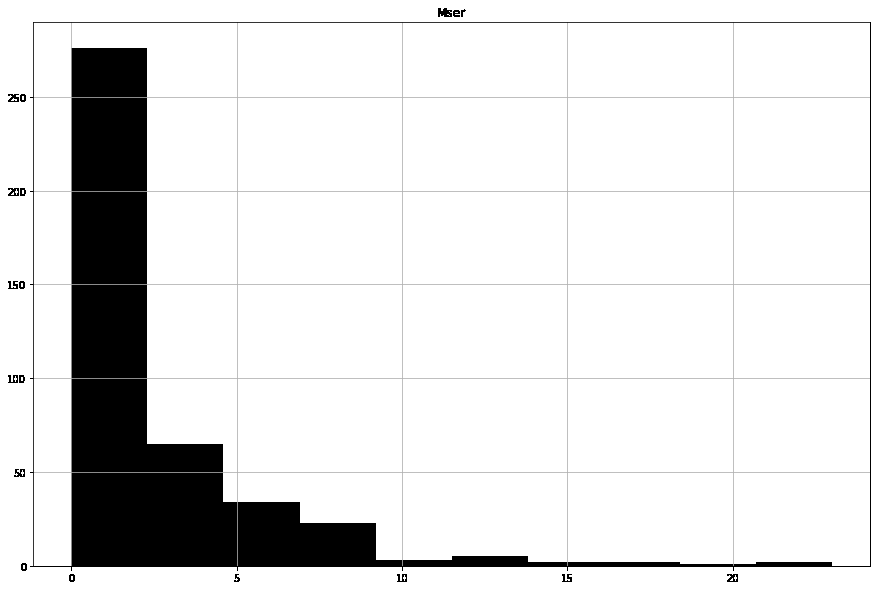
#> input picture foto/9.png, 880 x 590 px, found by its file name
$ jupyter execute --allow-errors preprocessing_and_hough_transform.ipynb   (older library calls are emulated)
#> lines starting #> are read from the running program, lines starting #| are printed output that depends on the picture; after the words box and inside, x2 and y2 are one past the last pixel; in counts of white or black regions, pixels touching at a corner belong together
# Поиск окружности на изображении OpenCV

[cell 1]
import cv2
import numpy as np
import imutils
from matplotlib import pyplot as plt

## Нахождение оптимального изображения
### TrackBar

[cell 2]
# name of your image [png, jpg]

name = 'fig1.png'

img = cv2.imread(name)

if __name__ == '__main__':
    def nothing(*arg):
        pass

cv2.namedWindow( "result" )
cv2.namedWindow( "settings" )

cv2.createTrackbar('h1', 'settings', 0, 255, nothing)
cv2.createTrackbar('s1', 'settings', 0, 255, nothing)
cv2.createTrackbar('v1', 'settings', 0, 255, nothing)
cv2.createTrackbar('h2', 'settings', 255, 255, nothing)
cv2.createTrackbar('s2', 'settings', 255, 255, nothing)
cv2.createTrackbar('v2', 'settings', 255, 255, nothing)
cv2.createTrackbar('bloor', 'settings', 0, 10, nothing)


#> (the rest of this cell did not finish here and is left out)

# Нахождение контуров и преобразование изображения

[cell 3]
# Load an image
imag = cv2.imread('fig1.jpg')

# Resize an image
#> (the rest of this cell did not finish here and is left out)

# Hough Circle Transform

## 1

[cell 4]
import cv2
import numpy as np
import imutils
from matplotlib import pyplot as plt

img = cv2.imread('9.png', 0)
#> img is the input picture: shape (590, 880); min 0, max 255, mean 223.9
img = cv2.medianBlur(img,5)
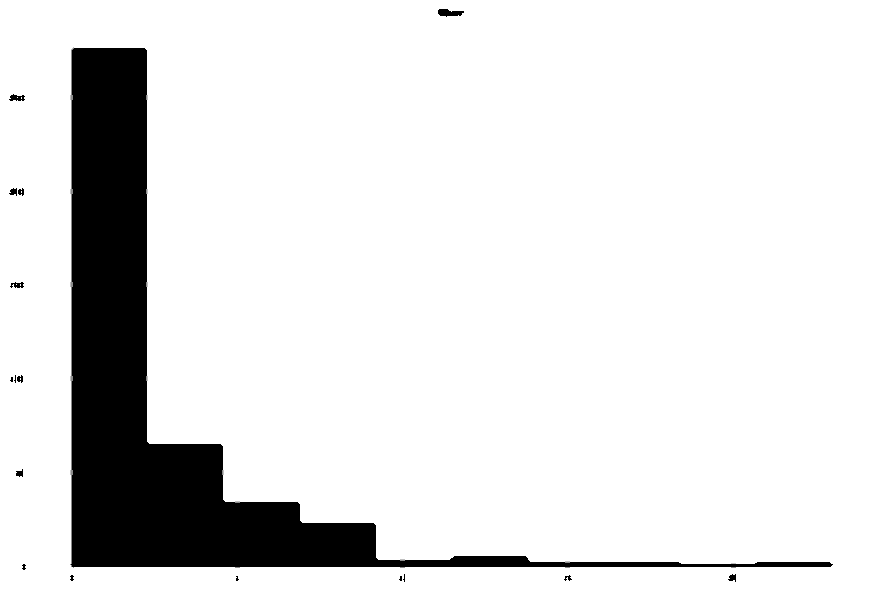
#> img: shape (590, 880); min 0, max 255, mean 225.5
cimg = cv2.cvtColor(img,cv2.COLOR_GRAY2BGR)

circles = cv2.HoughCircles(img,cv2.HOUGH_GRADIENT,1,10,
          param1=50,param2=12,minRadius=0,maxRadius=30)
#> circles = [[20.5, 284.5, 2.4], [21.5, 97.5, 2.4]]

circles = np.uint16(np.around(circles))
#> circles = [[20, 284, 2], [22, 98, 2]]
for i in circles[0,:]:
    # draw the outer circle
    cv2.circle(cimg,(i[0],i[1]),i[2],(0,255,0),2)
    # draw the center of the circle
    cv2.circle(cimg,(i[0],i[1]),2,(0,0,255),3)
#> this loop made 2 passes
#> cimg: shape (590, 880, 3); mean B, G, R 225.4, 225.4, 225.5

cv2.imshow('detected circles',cimg)
cv2.waitKey(0)

cv2.destroyAllWindows()

## 2

[cell 5]
import sys
import cv2 as cv
import numpy as np

file =  "9.png"

# Loads an image
src = cv.imread(file, cv.IMREAD_COLOR)
# Check if image is loaded fine
if src is None:
    print ('Error opening image!')
    print ('Usage: hough_circle.py [image_name -- default ' + file + '] \n')


gray = cv.cvtColor(src, cv.COLOR_BGR2GRAY)

gray = cv.medianBlur(gray, 5)

rows = gray.shape[0]
#> rows = 590
circles = cv.HoughCircles(gray, cv.HOUGH_GRADIENT, 1, rows / 8,
                          param1=100, param2=30,
                          minRadius=1, maxRadius=30)
#> circles = None


if circles is not None:
    circles = np.uint16(np.around(circles))
    print(circles)
    for i in circles[0, :]:
        center = (i[0], i[1])
        print('center=', center, end=' ')
        # circle center
        cv.circle(src, center, 1, (0, 100, 100), 3)
        # circle outline
        radius = i[2]
        print('radius=', radius, end='\n')
        cv.circle(src, center, radius, (255, 0, 255), 3)


cv.imshow("detected circles", src)
cv.waitKey(0)


$ run again, with foto/12.png copied over foto/9.png
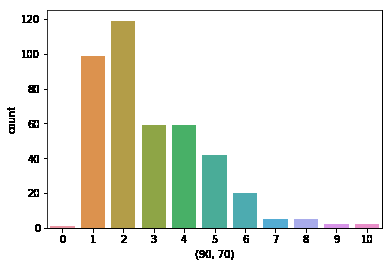
#> input picture foto/12.png, 392 x 266 px, found by its file name
#> `img = cv2.imread('9.png', 0)`:
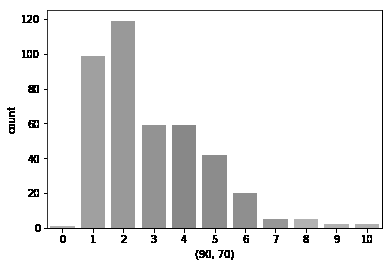
#> img: shape (266, 392); min 0, max 255, mean 232.2
#> `img = cv2.medianBlur(img,5)`:
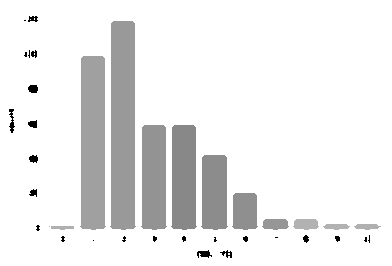
#> img: shape (266, 392); min 0, max 255, mean 235.6
#> `circles = cv2.HoughCircles(img,cv2.HOUGH_GRADIENT,1,10, param1=50,para..`: circles = [[305.5, 238.5, 3.3]]
#> `circles = np.uint16(np.around(circles))`: circles = [[306, 238, 3]]
#> the loop `for i in circles[0,:]:` made 1 pass
#> src is the input picture: shape (266, 392, 3); mean B, G, R 223.3, 233.9, 232.4
#> `circles = cv.HoughCircles(gray, cv.HOUGH_GRADIENT, 1, rows / 8, param1..`: circles = None

$ run again, with foto/14.png copied over foto/9.png
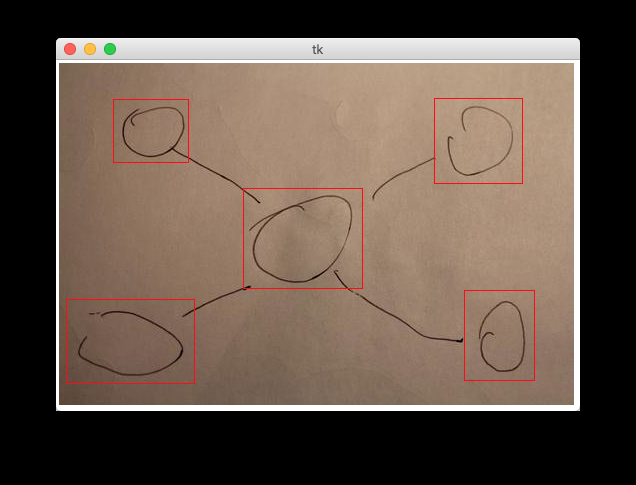
#> input picture foto/14.png, 636 x 485 px, found by its file name
#> `circles = cv2.HoughCircles(img,cv2.HOUGH_GRADIENT,1,10, param1=50,para..`: circles = 28 rows, first 8: [151.5, 130.5, 27.1], [501.5, 349.5, 21.2], [141.5, 131.5, 21.3], [484.5, 139.5, 28.2], [281.5, 250.5, 29.4], [327.5, 218.5, 24.4], [505.5, 330.5, 25.8], [160.5, 125.5, 23.8]
#> `circles = np.uint16(np.around(circles))`: circles = 28 rows, first 8: [152, 130, 27], [502, 350, 21], [142, 132, 21], [484, 140, 28], [282, 250, 29], [328, 218, 24], [506, 330, 26], [160, 126, 24]
#> the loop `for i in circles[0,:]:` made 28 passes
#> after the loop `for i in circles[0,:]:`:
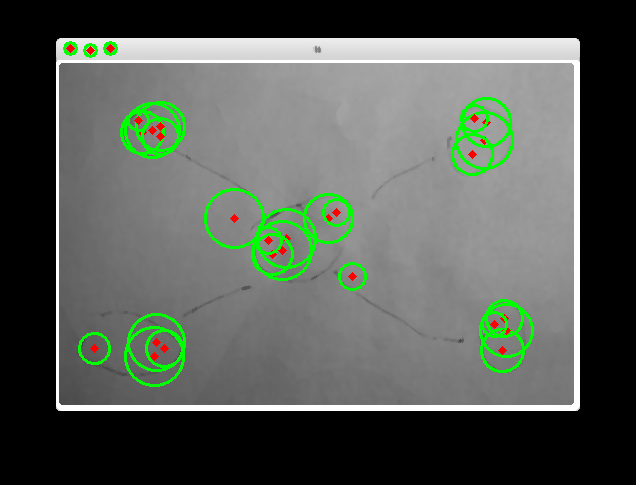
#> cimg: shape (485, 636, 3); mean B, G, R 85.2, 92.6, 86.1
#> src is the input picture: shape (485, 636, 3); mean B, G, R 74.3, 85.6, 101.4
#> `circles = cv.HoughCircles(gray, cv.HOUGH_GRADIENT, 1, rows / 8, param1..`: circles = [[109.5, 48.5, 6]]
#> `circles = np.uint16(np.around(circles))`: circles = [[110, 48, 6]]
#| [[[110  48   6]]]
#> the loop `for i in circles[0, :]:` made 1 pass
#> (printed output is left out)
#> after the loop `for i in circles[0, :]:`:
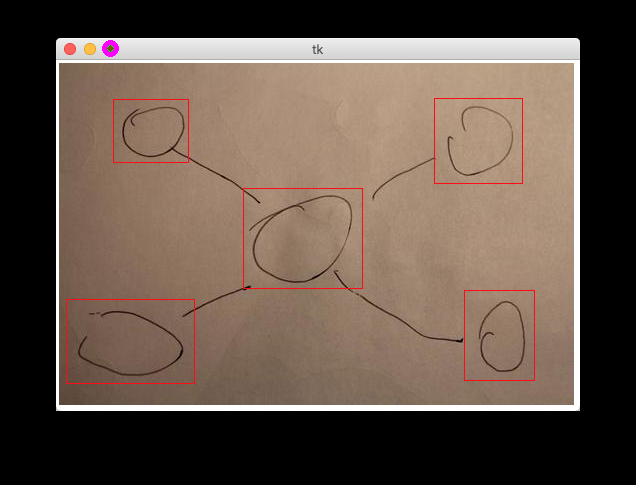
#> src: shape (485, 636, 3); 0.07% of pixels changed, all inside (x1, y1, x2, y2) = (102, 40, 119, 57)
#> Out = 27

$ run again, with foto/15.png copied over foto/9.png
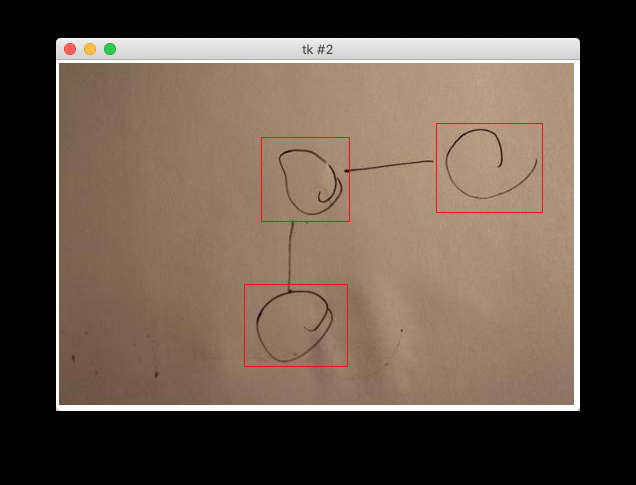
#> input picture foto/15.png, 636 x 485 px, found by its file name
#> `circles = cv2.HoughCircles(img,cv2.HOUGH_GRADIENT,1,10, param1=50,para..`: circles = 23 rows, first 8: [312.5, 186.5, 27.1], [473.5, 163.5, 29.4], [302.5, 317.5, 28.3], [287.5, 330.5, 29.4], [477.5, 153.5, 25.7], [308.5, 309.5, 18.8], [300.5, 177.5, 29.4], [297.5, 306.5, 27.1]
#> `circles = np.uint16(np.around(circles))`: circles = 23 rows, first 8: [312, 186, 27], [474, 164, 29], [302, 318, 28], [288, 330, 29], [478, 154, 26], [308, 310, 19], [300, 178, 29], [298, 306, 27]
#> the loop `for i in circles[0,:]:` made 23 passes
#> after the loop `for i in circles[0,:]:`:
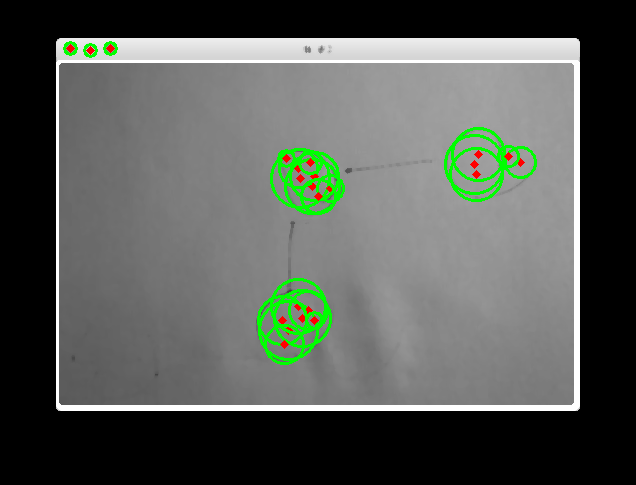
#> cimg: shape (485, 636, 3); mean B, G, R 86.1, 91.4, 86.7
#> src is the input picture: shape (485, 636, 3); mean B, G, R 74, 85.8, 101.5
#> `circles = cv.HoughCircles(gray, cv.HOUGH_GRADIENT, 1, rows / 8, param1..`: circles = [[109.5, 48.5, 6]]
#> `circles = np.uint16(np.around(circles))`: circles = [[110, 48, 6]]
#| [[[110  48   6]]]
#> the loop `for i in circles[0, :]:` made 1 pass
#> (printed output is left out)
#> after the loop `for i in circles[0, :]:`:
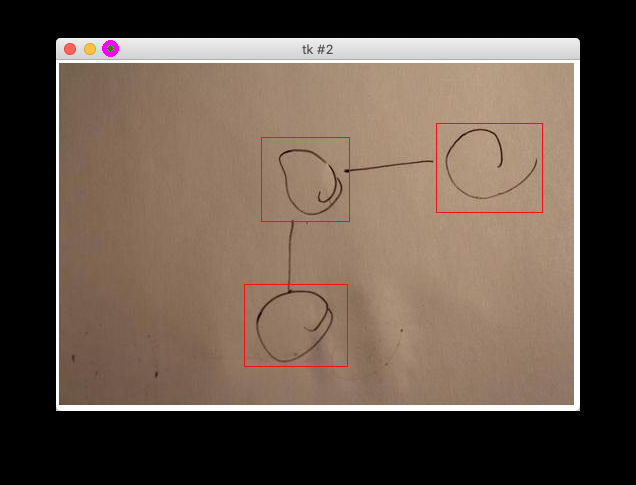
#> src: shape (485, 636, 3); 0.07% of pixels changed, all inside (x1, y1, x2, y2) = (102, 40, 119, 57)
#> Out = 27
